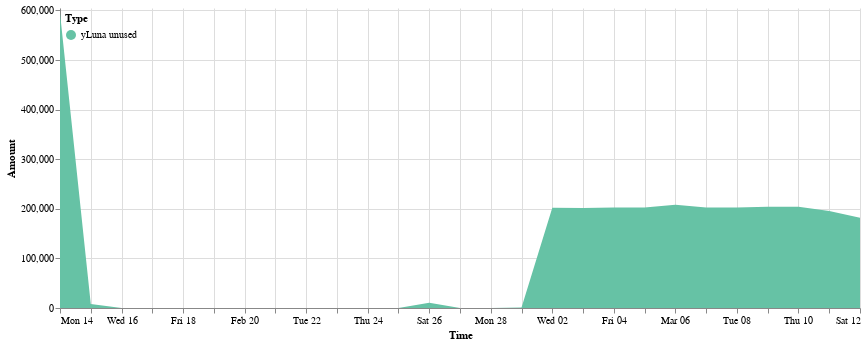

Notebook code cell kept with this figure:
### Code cell
cp.get_yluna_time_area_chart(ydp.asset_unused, 
               alt.Scale(scheme='set2'),
               min_date = dp.y_unused.Time.min(),
               max_date = dp.y_unused.Time.max(),
               top_padding = 10000
        ).properties(width=800).configure_view(strokeOpacity=0)

### Figure 1 — Vega-Lite specification as saved in the notebook (floating-point values rounded to 4 significant figures)
{"config": {"view": {"continuousWidth": 400, "continuousHeight": 300, "strokeOpacity": 0}}, "data": {"name": "data-5fc2598afd6ddf5c3bf1c655824a9f53"}, "mark": "area", "encoding": {"color": {"field": "Type", "legend": {"direction": "vertical", "legendY": 0, "orient": "none", "padding": 5}, "scale": {"scheme": "set2"}, "type": "nominal"}, "tooltip": [{"field": "Time", "format": "%Y-%m-%d", "type": "temporal"}, {"field": "Type", "type": "nominal"}, {"field": "Amount (millions)", "type": "nominal"}], "x": {"field": "Time", "scale": {"domain": ["2022-02-14", "2022-03-12"]}, "type": "temporal"}, "y": {"field": "Amount", "scale": {"domain": [0, 604900.0]}, "type": "quantitative"}}, "width": 800, "$schema": "https://vega.github.io/schema/vega-lite/v4.17.0.json", "datasets": {"data-5fc2598afd6ddf5c3bf1c655824a9f53": [{"Time": "2022-02-14", "Amount signed": 890600.0, "Amount": 594900.0, "Type": "yLuna unused", "Amount (millions)": "0.59M"}, {"Time": "2022-02-15", "Amount signed": 213600.0, "Amount": 7853.0, "Type": "yLuna unused", "Amount (millions)": "0.01M"}, {"Time": "2022-02-16", "Amount signed": 36280.0, "Amount": 0.0, "Type": "yLuna unused", "Amount (millions)": "0.0M"}, {"Time": "2022-02-17", "Amount signed": 390600.0, "Amount": 0.0, "Type": "yLuna unused", "Amount (millions)": "0.0M"}, {"Time": "2022-02-18", "Amount signed": 19640.0, "Amount": 0.0, "Type": "yLuna unused", "Amount (millions)": "0.0M"}, {"Time": "2022-02-19", "Amount signed": 9064.0, "Amount": 0.0, "Type": "yLuna unused", "Amount (millions)": "0.0M"}, {"Time": "2022-02-20", "Amount signed": 5244.0, "Amount": 0.0, "Type": "yLuna unused", "Amount (millions)": "0.0M"}, {"Time": "2022-02-21", "Amount signed": -5322.0, "Amount": 0.0, "Type": "yLuna unused", "Amount (millions)": "0.0M"}, {"Time": "2022-02-22", "Amount signed": 2106.0, "Amount": 0.0, "Type": "yLuna unused", "Amount (millions)": "0.0M"}, {"Time": "2022-02-23", "Amount signed": 4917.0, "Amount": 0.0, "Type": "yLuna unused", "Amount (millions)": "0.0M"}, {"Time": "2022-02-24", "Amount signed": 59.87, "Amount": 0.0, "Type": "yLuna unused", "Amount (millions)": "0.0M"}, {"Time": "2022-02-25", "Amount signed": 4428.0, "Amount": 0.0, "Type": "yLuna unused", "Amount (millions)": "0.0M"}, {"Time": "2022-02-26", "Amount signed": 32790.0, "Amount": 10630.0, "Type": "yLuna unused", "Amount (millions)": "0.01M"}, {"Time": "2022-02-27", "Amount signed": 862.6, "Amount": 0.0, "Type": "yLuna unused", "Amount (millions)": "0.0M"}, {"Time": "2022-02-28", "Amount signed": -740.1, "Amount": 0.0, "Type": "yLuna unused", "Amount (millions)": "0.0M"}, {"Time": "2022-03-01", "Amount signed": -406.1, "Amount": 1121.0, "Type": "yLuna unused", "Amount (millions)": "0.0M"}, {"Time": "2022-03-02", "Amount signed": 201300.0, "Amount": 202000.0, "Type": "yLuna unused", "Amount (millions)": "0.2M"}, {"Time": "2022-03-03", "Amount signed": 1108.0, "Amount": 201700.0, "Type": "yLuna unused", "Amount (millions)": "0.2M"}, {"Time": "2022-03-04", "Amount signed": 2958.0, "Amount": 202800.0, "Type": "yLuna unused", "Amount (millions)": "0.2M"}, {"Time": "2022-03-05", "Amount signed": 8203.0, "Amount": 202800.0, "Type": "yLuna unused", "Amount (millions)": "0.2M"}, {"Time": "2022-03-06", "Amount signed": 35120.0, "Amount": 208400.0, "Type": "yLuna unused", "Amount (millions)": "0.21M"}, {"Time": "2022-03-07", "Amount signed": 267300.0, "Amount": 202600.0, "Type": "yLuna unused", "Amount (millions)": "0.2M"}, {"Time": "2022-03-08", "Amount signed": 97090.0, "Amount": 202400.0, "Type": "yLuna unused", "Amount (millions)": "0.2M"}, {"Time": "2022-03-09", "Amount signed": 257800.0, "Amount": 204000.0, "Type": "yLuna unused", "Amount (millions)": "0.2M"}, {"Time": "2022-03-10", "Amount signed": 65280.0, "Amount": 204300.0, "Type": "yLuna unused", "Amount (millions)": "0.2M"}, {"Time": "2022-03-11", "Amount signed": 402300.0, "Amount": 195700.0, "Type": "yLuna unused", "Amount (millions)": "0.2M"}, {"Time": "2022-03-12", "Amount signed": 247.2, "Amount": 181900.0, "Type": "yLuna unused", "Amount (millions)": "0.18M"}]}}
